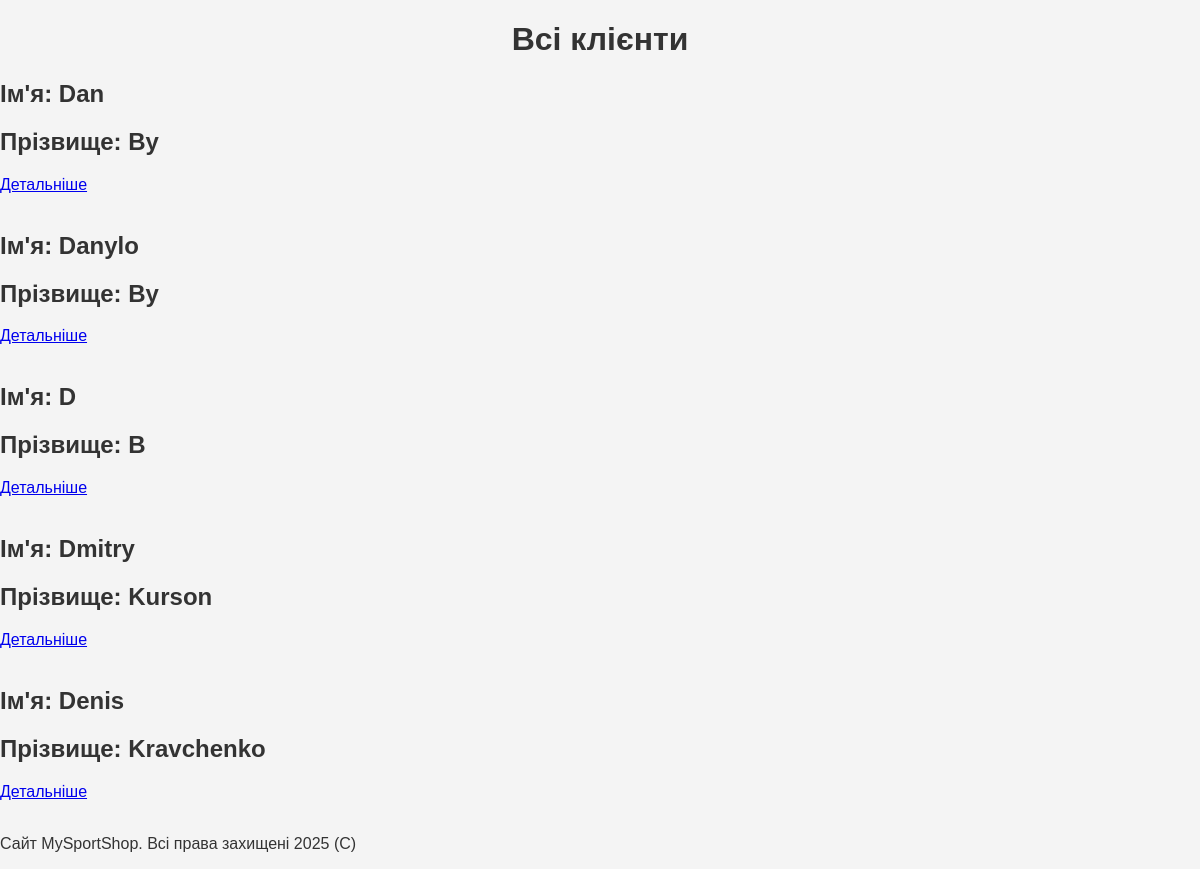
The app's page /clients, older data.
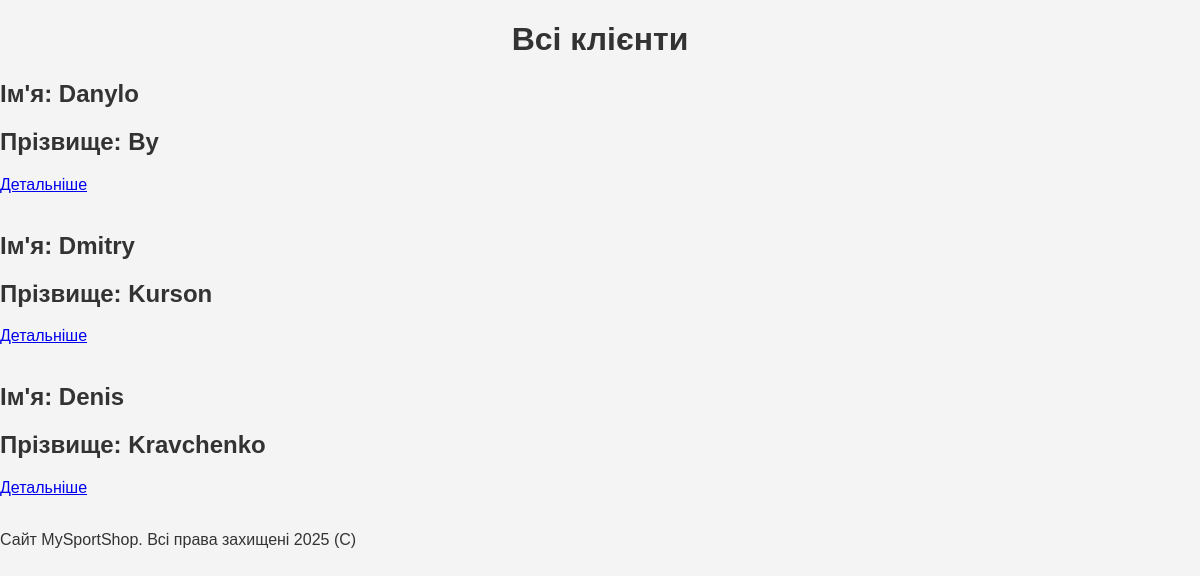
The same page, newer data.
### app.py (models this page shows, shortened)
class Client(db.Model):
    id = db.Column(db.Integer, primary_key=True)
    name = db.Column(db.String(30), nullable=False)
    surname = db.Column(db.String(30), nullable=False)
    phone = db.Column(db.String(19), nullable=False)
    cart = db.Column(db.String(1000), nullable=False)
    email = db.Column(db.String(50), nullable=False)
    password = db.Column(db.String(10), nullable=False)

### app.py (the view)
@app.route("/clients")
def show_clients():
    clients = Client.query.all()
    return render_template("clients.html", clients=clients)

### templates/clients.html (shortened to what this page needs)
{% extends 'layout.html' %}
{% block content %}
<h1>Всі клієнти</h1>
{% for el in clients %}
<div>
    <h2>Ім'я: {{ el.name }}</h2>
    <h2>Прізвище: {{ el.surname }}</h2>
    {% set client = el %}
    <a href="clients/{{client.id}}">Детальніше</a>
</div>
<br>
{% endfor %}
{% endblock %}

### templates/layout.html (shortened to what this page needs)
<!DOCTYPE html>
<html lang="en">
<head>
    <link rel="stylesheet" href="{{ url_for('static', filename='css/styles.css') }}">
</head>
<body>
    {% block content %}{% endblock %}
</body>
<footer>
    <p>Сайт MySportShop. Всі права захищені 2025 (C)</p>
</footer>
</html>

### static/css/styles.css (style rules this page uses)
body { font-family: Arial, sans-serif; margin: 0; padding: 0; background-color: #f4f4f4; color: #333; }
h1 { text-align: center; }

Row changes from the older to the newer data that the page shows:
removed Client: name "Dan", surname "By"
removed Client: name "D", surname "B"
